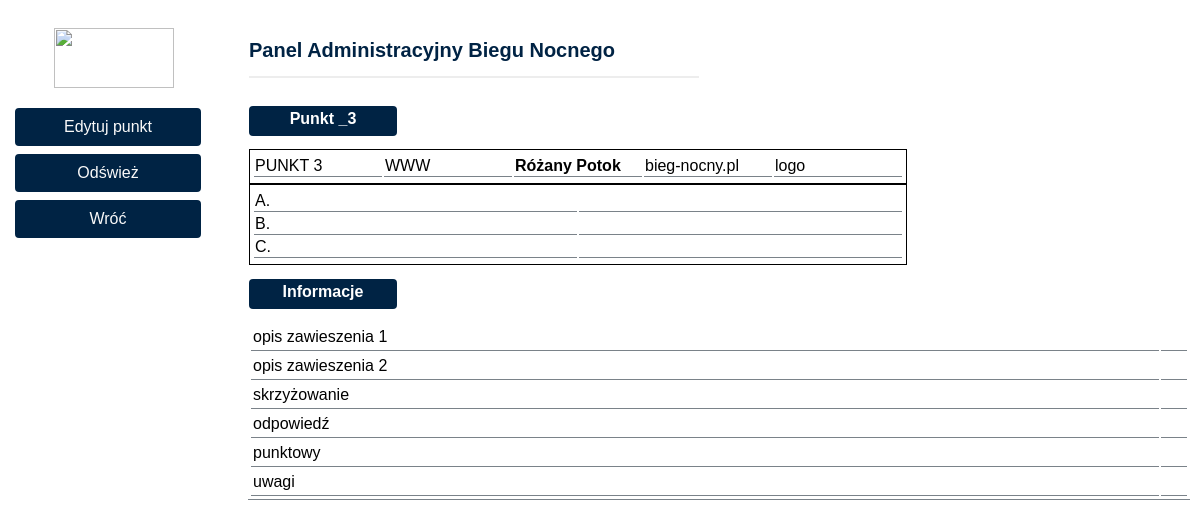
Page /punkty/8 (signed in) on the committed database.
### baza/models.py (models this page shows, shortened)
class Punkt (models.Model):
    id =  models.AutoField(primary_key=True)
    numer = models.IntegerField(default=0)
    kod = models.CharField(max_length=3, blank=True)
    nazwa = models.CharField(max_length=128, blank=True)
    skrzyzowanie = models.CharField(max_length=128, blank=True)
    adres = models.CharField(max_length=128, blank=True)
    opis_zawieszenia_1 = models.CharField(max_length=256, blank=True)
    opis_zawieszenia_2 = models.CharField(max_length=256, blank=True)
    opis = models.CharField(max_length=1024, blank=True)
    pytanie = models.CharField(max_length=256, blank=True)
    odpowiedz = models.CharField(max_length=256, blank=True)
    dojscie = models.CharField(max_length=256, blank=True)
    foto = models.ImageField(blank=True, upload_to='baza/static/foto/', default='baza/static/foto/{self.id}.jpg')
    punktowy = models.CharField(max_length=64, blank=True)
    uwagi = models.CharField(max_length=256, blank=True)
    class Meta:
        ordering = ('numer',)

### baza/views.py (the view)
# urls.py: path("punkty/<int:punkt_id>", views.otworz_szczegoly_punktu),
@user_passes_test(lambda u: u.has_perm('baza.Punkty'))
def otworz_szczegoly_punktu(request, punkt_id):
    try:
        punkt = Punkt.objects.get(pk=punkt_id)
        context = {
        "Punkt": punkt,
        }
    except Ekipa.DoesNotExist:
        raise Http404("Team does not exist")
    return render(request, "baza/punkt_szczegol.html", context)

### baza/templates/baza/punkt_szczegol.html (shortened to what this page needs)
{% extends "baza/wzor.html" %}
{% block content %}
<div class="w3-responsive"> <table> <tr>
    <td id="leftpanel">
        <table id="leftpanel">
            <tr>
                <td  id="leftpanel">
                    <div id="empty10_10"></div>
                </td>
            </tr>
            <tr>
                <td id="leftpanel">
                    <img src="http://bieg-nocny.pl/assets/img/bn-inv.png"  align="center" width="120" height="60">
                </td>
            </tr>
            <tr>
                <td  id="leftpanel">
                    <div id="empty10_10"></div>
                </td>
            </tr>
            <tr>
                <td id="leftpanel">
                    <a target="_blank" rel="noopener noreferrer" href="/admin/baza/punkt/{{Punkt.id}}/change/" class="button">
                        Edytuj punkt
                    </a>
                </td>
            </tr>
            <tr>
                <td id="leftpanel">
                    <a href="/punkty/{{Punkt.id}}" class="button">
                        Odśwież
                    </a>
                </td>
            </tr>
            <tr>
                <td id="leftpanel">
                    <a href="/start" class="button">
                        Wróć
                    </a>
                </td>
            </tr>
        </table>
    </td>
    <td >
        <div id="empty"> </div>
        <h1> Panel Administracyjny Biegu Nocnego </h1>
        <div id="greyline_short"> </div>
        <div id="empty"> </div>
        <h2> Punkt {{Punkt.trasa}}_{{Punkt.numer}}</h2>
        <table id="pointtable" style="width:70%">
             <tr>
                 <td>PUNKT {{Punkt.numer}}</td>
                 <td >{{Punkt.kod}}</td>
                 <td ><b>{{ Punkt.nazwa }}</b></td>
                 <td  > bieg-nocny.pl </td>
                 <td  > logo </td>
             </tr>
         </table>
         <table id="pointtable"  style="width:70%">
             <tr>
                 <td width="5%">A.</td>
                 <td >{{Punkt.opis}}</td>
             </tr>
             <tr>
                 <td width="5%">B.</td>
                 <td >{{Punkt.pytanie}}</td>
             </tr>
             <tr>
                 <td width="5%">C.</td>
                 <td >{{Punkt.dojscie}}</td>
             </tr>
        </table>
        <h2> Informacje </h2>
        <table style="width:100%">
        <tr>
            <td id="memberstable" > opis zawieszenia 1 </td>
            <td id="memberstable" >{{Punkt.opis_zawieszenia_1}}</td>
        </tr>
        <tr>
            <td id="memberstable" > opis zawieszenia 2 </td>
            <td id="memberstable" >{{Punkt.opis_zawieszenia_2}}</td>
        </tr>
        <tr>
            <td id="memberstable" > skrzyżowanie </td>
            <td id="memberstable">{{ Punkt.skrzyzowanie }}</td>
        </tr>
        <tr>
            <td id="memberstable" > odpowiedź </td>
            <td id="memberstable" > {{Punkt.odpowiedz}} </td>
        </tr>
        <tr>
            <td id="memberstable"> punktowy </td>
            <td id="memberstable" > {{Punkt.punktowy}} </td>
        </tr>
        <tr>
            <td id="memberstable"> uwagi </td>
            <td id="memberstable" > {{Punkt.uwagi}} </td>
        </tr>
        </table>
</td></tr></table></div>
{%endblock%}

### baza/static/team.css (style rules this page uses)
body { background-color: white; }
td { border-bottom: 1px solid #7a8289; font-family: Cambria, Arial; text-align: left; padding: 1px; width: 10%; }
h1 { color: #002344; font-family: Cambria, Arial; font-size: 20px; }
h2 { color: white; background-color: #002344; font-family: Cambria, Arial; font-size: 16px; border-radius: 4px; width: 140px; height: 22px; padding: 4px 4px; text-align: center; }
img { display: block; margin-left: 40px; margin-right: 10px; }
a.button { -webkit-appearance: button; -moz-appearance: button; appearance: button; background-color: #002344; border: 2px solid #002344; color: #f9f9f9; border-radius: 4px; padding: 8px 16px; text-align: center; text-decoration: none; display: inline-block; font-size: 16px; margin: 2px 1px; -webkit-transition-duration: 0.2s; transition-duration: 0.2s; cursor: pointer; width: 150px }
#empty { width:900px; height:15px; }
#empty10_10 { width:10px; height:10px; }
#greyline_short { width:450px; height:2px; background-color: #ededed; }
#memberstable { border-bottom: 1px solid #7a8289; font-family: Cambria, Arial; text-align: left; padding: 4px 2px; width: auto; }
#pointtable { border: 1px solid black; font-family: Cambria, Arial; text-align: center; padding: 4px 2px; }
#leftpanel { border-bottom: None; font-family: Cambria, Arial; text-align: left; vertical-align: top; align: center; }

### rows in the picture
Punkt: numer "3", kod "WWW", nazwa "Różany Potok"
